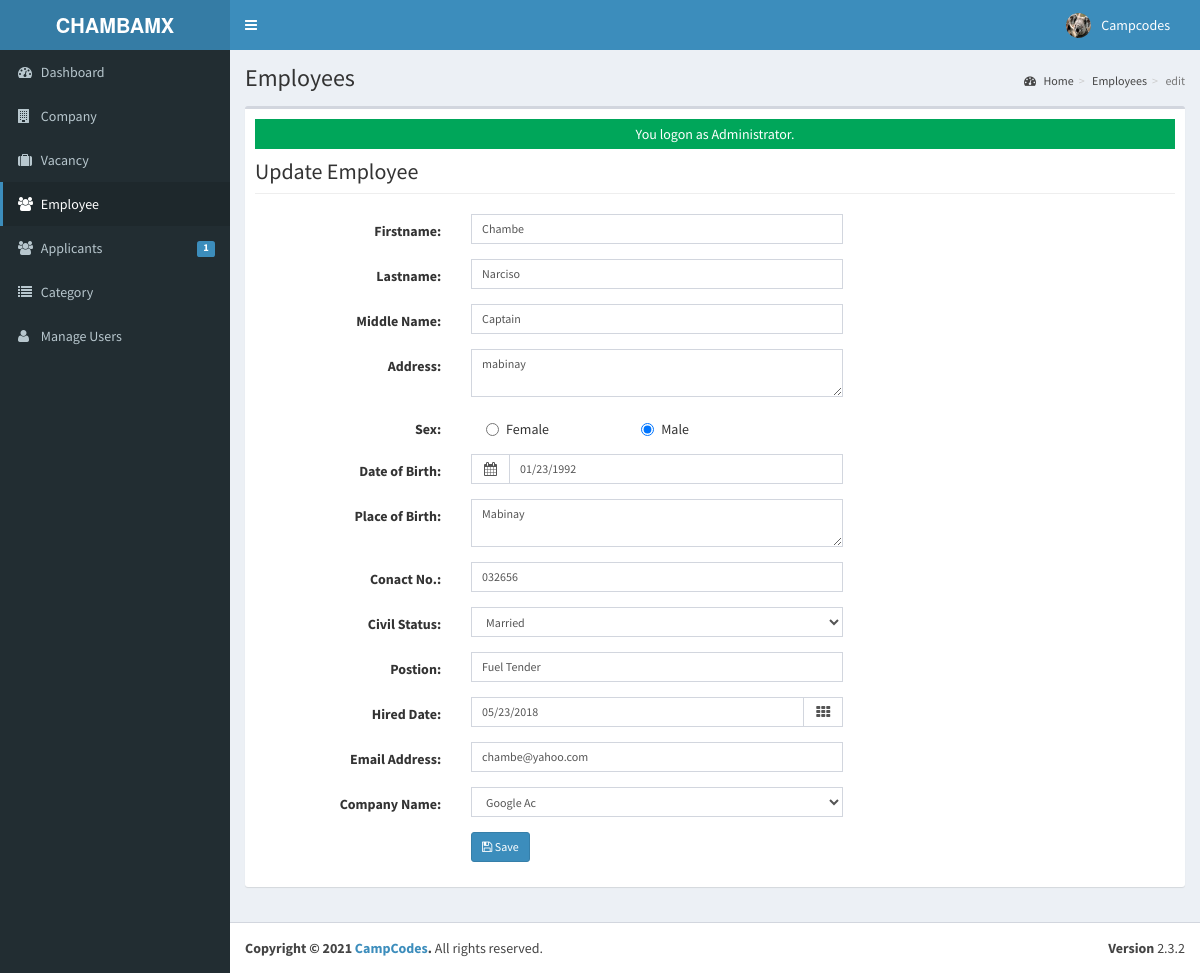
Screenshot of /admin/employee/index.php?view=edit&id=2018001 (signed in) with the database file from the repository.
### tables this page shows
CREATE TABLE `t_usuarios` (
  `USERID` varchar(30) NOT NULL,
  `FULLNAME` varchar(40) NOT NULL,
  `USERNAME` varchar(90) NOT NULL,
  `PASS` varchar(90) NOT NULL,
  `ROLE` varchar(30) NOT NULL,
  `PICLOCATION` varchar(255) NOT NULL
);

CREATE TABLE `t_empleadores` (
  `INCID` int(11) NOT NULL,
  `EMPLOYEEID` varchar(30) NOT NULL,
  `FNAME` varchar(50) NOT NULL,
  `LNAME` varchar(50) NOT NULL,
  `MNAME` varchar(50) NOT NULL,
  `ADDRESS` varchar(90) NOT NULL,
  `BIRTHDATE` date NOT NULL,
  `BIRTHPLACE` varchar(90) NOT NULL,
  `AGE` int(11) NOT NULL,
  `SEX` varchar(30) NOT NULL,
  `CIVILSTATUS` varchar(30) NOT NULL,
  `TELNO` varchar(40) NOT NULL,
  `EMP_EMAILADDRESS` varchar(90) NOT NULL,
  `CELLNO` varchar(30) NOT NULL,
  `POSITION` varchar(50) NOT NULL,
  `WORKSTATS` varchar(90) NOT NULL,
  `EMPPHOTO` varchar(255) NOT NULL,
  `EMPUSERNAME` varchar(90) NOT NULL,
  `EMPPASSWORD` varchar(125) NOT NULL,
  `DATEHIRED` date NOT NULL,
  `COMPANYID` int(11) NOT NULL
);

### admin/employee/edit.php (the view, shortened to what the rows shown need)
<?php
 @$empid = $_GET['id'];
  $employee = New Employee();
  $emp = $employee->single_employee($empid);
 ?>
       <div class="center wow fadeInDown">
             <h2 class="page-header">Update Employee</h2>
        </div>
                 <form class="form-horizontal span6" action="controller.php?action=edit" method="POST">
                 <div class="form-group">
                      <div class="col-md-8">
                        <div class="col-md-8">
                           <input class="form-control input-sm" id="FNAME" name="FNAME" placeholder=
                              "Firstname" type="text" value="<?php echo $emp->FNAME;?>"   autocomplete="off">
                        </div>
                      </div>
                    </div>
                    <div class="form-group">
                      <div class="col-md-8">
                        <div class="col-md-8">
                          <input  class="form-control input-sm" id="LNAME" name="LNAME" placeholder=
                              "Lastname"   value="<?php echo $emp->LNAME;?>"    autocomplete="off">
                          </div>
                      </div>
                    </div>
                    <div class="form-group">
                      <div class="col-md-8">
                        <div class="col-md-8">
                          <input  class="form-control input-sm" id="MNAME" name="MNAME" placeholder=
                              "Middle Name"   value="<?php echo $emp->MNAME;?>"     autocomplete="off">
                        </div>
                      </div>
                    </div>
                   <div class="form-group">
                    <div class="col-md-8">
                      <div class="col-md-8">
                         <textarea class="form-control input-sm" id="ADDRESS" name="ADDRESS" placeholder=
                            "Address" type="text" value="" required   autocomplete="off"><?php echo $emp->ADDRESS;?></textarea>
                      </div>
                    </div>
                  </div>
                  <div class="form-group">
                    <div class="col-md-8">
                      <div class="col-md-8">
                        <div class="input-group">
                            <span class="input-group-addon">
                             <i class="fa fa-calendar"></i>
                            </span>
                             <input class="form-control input-sm date_picker" id="BIRTHDATE" name="BIRTHDATE" placeholder="Date of Birth" type="text"    value="<?php echo date_format(date_create($emp->BIRTHDATE),'m/d/Y');?>" required  autocomplete="off">
                        </div>
                      </div>
                    </div>
                  </div>
                    <div class="form-group">
                                <div class="col-md-8">
                                  <div class="col-md-8">
                                     <textarea class="form-control input-sm" id="BIRTHPLACE" name="BIRTHPLACE" placeholder=
                                        "Place of Birth" type="text" value="" required
                                        autocomplete="off"><?php echo $emp->BIRTHPLACE;?></textarea>
                                  </div>
                                </div>
                              </div>
                             <div class="form-group">
                              <div class="col-md-8">
                                <div class="col-md-8">
                                   <input class="form-control input-sm" id="TELNO" name="TELNO" placeholder=
                                      "Conact No." type="text" any value="<?php echo $emp->TELNO;?>" required   autocomplete="off">
                                </div>
                              </div>
                            </div>
                            <div class="form-group">
                              <div class="col-md-8">
                                <div class="col-md-8">
                                   <input class="form-control input-sm" id="POSITION" name="POSITION" placeholder=
                                      "Postion" type="text" any value="<?php echo $emp->POSITION;?>" required   autocomplete="off">
                                </div>
                              </div>
                            </div>
                            <div class="form-group">
                              <div class="col-md-8">
                                <div class="col-md-8">
                                    <div class="input-group date  " data-provide="datepicker" data-date="2012-12-21T15:25:00Z">
                                   <input type="input" class="form-control input-sm date_picker" id="HIREDDATE" name="EMP_HIREDDATE" placeholder="mm/dd/yyyy"   autocomplete="false" value="<?php echo date_format(date_create($emp->DATEHIRED),'m/d/Y'); ?>"/>
                                     <span class="input-group-addon"><i class="fa fa-th"></i></span>
                                 </div>
                                </div>
                              </div>
                            </div>
                            <div class="form-group">
                              <div class="col-md-8">
                                <div class="col-md-8">
                                   <input type="Email" class="form-control input-sm" id="EMP_EMAILADDRESS" name="EMP_EMAILADDRESS" placeholder="Email Address"   autocomplete="false" value="<?php echo  $emp->EMP_EMAILADDRESS; ?>"/>
                                </div>
                              </div>
                            </div>
        </form>

### admin/theme/templates.php (shortened to what the rows shown need)
<!DOCTYPE html>
<html>
    <head>
        <link rel="stylesheet" href="<?php echo web_root;?>bootstrap/css/bootstrap.min.css">
        <link rel="stylesheet" href="<?php echo web_root;?>plugins/font-awesome/css/font-awesome.min.css">
        <link rel="stylesheet" href="<?php echo web_root;?>dist/css/AdminLTE.min.css">
        <link rel="stylesheet" href="<?php echo web_root;?>dist/css/skins/_all-skins.min.css">
        <link rel="stylesheet" href="<?php echo web_root;?>plugins/iCheck/flat/blue.css">
        <link rel="stylesheet" href="<?php echo web_root;?>plugins/morris/morris.css">
        <link rel="stylesheet" href="<?php echo web_root;?>plugins/jvectormap/jquery-jvectormap-1.2.2.css">
        <link href="<?php echo web_root; ?>plugins/datepicker/bootstrap-datetimepicker.min.css" rel="stylesheet" media="screen">
        <link rel="stylesheet" href="<?php echo web_root;?>plugins/dataTables/jquery.dataTables.min.css">
        <link rel="stylesheet" href="<?php    echo web_root;?>plugins/bootstrap-wysihtml5/bootstrap3-wysihtml5.min.css">
    </head>
 <body class="hold-transition skin-blue fixed sidebar-mini">
<div class="wrapper">
  <header class="main-header">
    <nav class="navbar navbar-static-top" role="navigation">
      <div class="navbar-custom-menu">
        <ul class="nav navbar-nav">
          <?php
              $user = New User();
              $singleuser = $user->single_user($_SESSION['ADMIN_USERID']);
          ?>
          <li class="dropdown user user-menu" style="padding-right: 15px;"  >
            <a href="#" class="dropdown-toggle" data-toggle="dropdown">
              <img src="<?php echo web_root.'admin/user/'. $singleuser->PICLOCATION;?>" class="user-image" alt="User Image">
              <span class="hidden-xs"><?php echo $singleuser->FULLNAME; ?></span>
            </a>
          </li>
        </ul>
      </div>
    </nav>
  </header>
  <div class="content-wrapper">
  <section class="content-header">
      <h1>
        <?php echo isset($title) ? $title : ''; ?>
      </h1>
    </section>
         <section class="content">
          <div class="row">
            <div class="col-xs-12">
              <div class="box">
                <div class="box-body">
              <?php
               require_once $content;
               ?>
             </div>
             </div>
           </div>
         </div>
         </section>
 </div>
    </body>
</html>

### rows the page displays
t_usuarios: PICLOCATION (picture), FULLNAME "Campcodes"
t_empleadores: FNAME "Chambe", LNAME "Narciso", MNAME "Captain", ADDRESS "mabinay", BIRTHDATE "01/23/1992", BIRTHPLACE "Mabinay", TELNO "032656", POSITION "Fuel Tender", EMP_HIREDDATE "05/23/2018", EMP_EMAILADDRESS "chambe@yahoo.com"

### other values shown
$pending->APPL "1"
$title "Employees"
$_GET['view'] "edit"
$_SESSION['message'] "You logon as Administrator."
form field COMPANYID "Google Ac"
